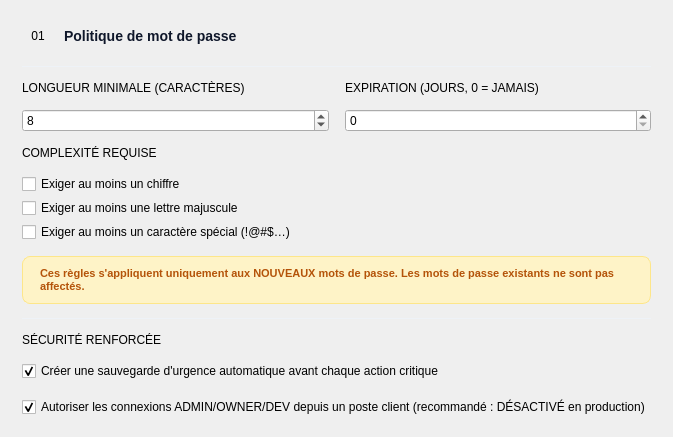
                                                            <widget class="QFrame" name="section_card">
                                                                <layout class="QVBoxLayout" name="secSecuLayout">
                                                                    <property name="spacing">
                                                                        <number>14</number>
                                                                    </property>
                                                                    <property name="leftMargin">
                                                                        <number>22</number>
                                                                    </property>
                                                                    <property name="topMargin">
                                                                        <number>20</number>
                                                                    </property>
                                                                    <property name="rightMargin">
                                                                        <number>22</number>
                                                                    </property>
                                                                    <property name="bottomMargin">
                                                                        <number>20</number>
                                                                    </property>
                                                                    <item>
                                                                        <layout class="QHBoxLayout" name="secSecuHeader">
                                                                            <property name="spacing">
                                                                                <number>10</number>
                                                                            </property>
                                                                            <item>
                                                                                <widget class="QLabel" name="secSecuIcon">
                                                                                    <property name="minimumSize">
                                                                                        <size>
                                                                                            <width>32</width>
                                                                                            <height>32</height>
                                                                                        </size>
                                                                                    </property>
                                                                                    <property name="maximumSize">
                                                                                        <size>
                                                                                            <width>32</width>
                                                                                            <height>32</height>
                                                                                        </size>
                                                                                    </property>
                                                                                    <property name="styleSheet">
                                                                                        <string notr="true">QLabel#section_icon { background: #e0f2fe; color: #023E8A; border-radius: 8px; padding: 6px; font-size: 12px; font-weight: 800; }</string>
                                                                                    </property>
                                                                                    <property name="text">
                                                                                        <string>01</string>
                                                                                    </property>
                                                                                    <property name="alignment">
                                                                                        <set>Qt::AlignmentFlag::AlignCenter</set>
                                                                                    </property>
                                                                                </widget>
                                                                            </item>
                                                                            <item>
                                                                                <widget class="QLabel" name="secSecuTitle">
                                                                                    <property name="styleSheet">
                                                                                        <string notr="true">color: #0f172a; font-size: 14px; font-weight: 800;</string>
                                                                                    </property>
                                                                                    <property name="text">
                                                                                        <string>Politique de mot de passe</string>
                                                                                    </property>
                                                                                </widget>
                                                                            </item>
                                                                            <item>
                                                                                <spacer name="secSecuSpacer">
                                                                                    <property name="orientation">
                                                                                        <enum>Qt::Orientation::Horizontal</enum>
                                                                                    </property>
                                                                                    <property name="sizeHint" stdset="0">
                                                                                        <size>
                                                                                            <width>40</width>
                                                                                            <height>20</height>
                                                                                        </size>
                                                                                    </property>
                                                                                </spacer>
                                                                            </item>
                                                                        </layout>
                                                                    </item>
                                                                    <item>
                                                                        <widget class="QFrame" name="sepSec">
                                                                            <property name="maximumSize">
                                                                                <size>
                                                                                    <width>16777215</width>
                                                                                    <height>1</height>
                                                                                </size>
                                                                            </property>
                                                                            <property name="styleSheet">
                                                                                <string notr="true">QFrame#sepSec { background: #eef2f7; border: none; max-height: 1px; }</string>
                                                                            </property>
                                                                            <property name="frameShape">
                                                                                <enum>QFrame::Shape::HLine</enum>
                                                                            </property>
                                                                            <property name="frameShadow">
                                                                                <enum>QFrame::Shadow::Plain</enum>
                                                                            </property>
                                                                        </widget>
                                                                    </item>
                                                                    <item>
                                                                        <layout class="QGridLayout" name="securiteGrid">
                                                                            <property name="horizontalSpacing">
                                                                                <number>16</number>
                                                                            </property>
                                                                            <property name="verticalSpacing">
                                                                                <number>14</number>
                                                                            </property>
                                                                            <item row="0" column="0">
                                                                                <widget class="QLabel" name="lbl_pwd_min">
                                                                                    <property name="text">
                                                                                        <string>LONGUEUR MINIMALE (CARACTÈRES)</string>
                                                                                    </property>
                                                                                    <property name="fieldLabel" stdset="0">
                                                                                        <bool>true</bool>
                                                                                    </property>
                                                                                </widget>
                                                                            </item>
                                                                            <item row="1" column="0">
                                                                                <widget class="QSpinBox" name="spin_pwd_min">
                                                                                    <property name="minimum">
                                                                                        <number>4</number>
                                                                                    </property>
                                                                                    <property name="maximum">
                                                                                        <number>32</number>
                                                                                    </property>
                                                                                    <property name="value">
                                                                                        <number>8</number>
                                                                                    </property>
                                                                                </widget>
                                                                            </item>
                                                                            <item row="0" column="1">
                                                                                <widget class="QLabel" name="lbl_pwd_exp">
                                                                                    <property name="text">
                                                                                        <string>EXPIRATION (JOURS, 0 = JAMAIS)</string>
                                                                                    </property>
                                                                                    <property name="fieldLabel" stdset="0">
                                                                                        <bool>true</bool>
                                                                                    </property>
                                                                                </widget>
                                                                            </item>
                                                                            <item row="1" column="1">
                                                                                <widget class="QSpinBox" name="spin_pwd_exp">
                                                                                    <property name="maximum">
                                                                                        <number>3650</number>
                                                                                    </property>
                                                                                    <property name="value">
                                                                                        <number>0</number>
                                                                                    </property>
                                                                                </widget>
                                                                            </item>
                                                                        </layout>
                                                                    </item>
                                                                    <item>
                                                                        <widget class="QLabel" name="lbl_complexite">
                                                                            <property name="text">
                                                                                <string>COMPLEXITÉ REQUISE</string>
                                                                            </property>
                                                                            <property name="fieldLabel" stdset="0">
                                                                                <bool>true</bool>
                                                                            </property>
                                                                        </widget>
                                                                    </item>
                                                                    <item>
                                                                        <layout class="QVBoxLayout" name="complexityLayout">
                                                                            <property name="spacing">
                                                                                <number>4</number>
                                                                            </property>
                                                                            <item>
                                                                                <widget class="QCheckBox" name="chk_require_digit">
                                                                                    <property name="text">
                                                                                        <string>Exiger au moins un chiffre</string>
                                                                                    </property>
                                                                                </widget>
                                                                            </item>
                                                                            <item>
                                                                                <widget class="QCheckBox" name="chk_require_upper">
                                                                                    <property name="text">
                                                                                        <string>Exiger au moins une lettre majuscule</string>
                                                                                    </property>
                                                                                </widget>
                                                                            </item>
                                                                            <item>
                                                                                <widget class="QCheckBox" name="chk_require_special">
                                                                                    <property name="text">
                                                                                        <string>Exiger au moins un caractère spécial (!@#$…)</string>
                                                                                    </property>
                                                                                </widget>
                                                                            </item>
                                                                        </layout>
                                                                    </item>
                                                                    <item>
                                                                        <widget class="QLabel" name="lbl_secu_info">
                                                                            <property name="styleSheet">
                                                                                <string notr="true">color: #b45309; font-size: 11px; font-weight: 600; background: #fef3c7; border: 1px solid #fde68a; border-radius: 8px; padding: 10px 14px;</string>
                                                                            </property>
                                                                            <property name="text">
                                                                                <string>Ces règles s'appliquent uniquement aux NOUVEAUX mots de passe. Les mots de passe existants ne sont pas affectés.</string>
                                                                            </property>
                                                                            <property name="wordWrap">
                                                                                <bool>true</bool>
                                                                            </property>
                                                                        </widget>
                                                                    </item>
                                                                    <item>
                                                                        <widget class="QFrame" name="sepSec2">
                                                                            <property name="maximumSize">
                                                                                <size>
                                                                                    <width>16777215</width>
                                                                                    <height>1</height>
                                                                                </size>
                                                                            </property>
                                                                            <property name="styleSheet">
                                                                                <string notr="true">QFrame#sepSec2 { background: #eef2f7; border: none; max-height: 1px; }</string>
                                                                            </property>
                                                                            <property name="frameShape">
                                                                                <enum>QFrame::Shape::HLine</enum>
                                                                            </property>
                                                                            <property name="frameShadow">
                                                                                <enum>QFrame::Shadow::Plain</enum>
                                                                            </property>
                                                                        </widget>
                                                                    </item>
                                                                    <item>
                                                                        <layout class="QVBoxLayout" name="seuilLayout_4">
                                                                            <property name="spacing">
                                                                                <number>14</number>
                                                                            </property>
                                                                            <item>
                                                                                <widget class="QLabel" name="lbl_seuil_title_4">
                                                                                    <property name="text">
                                                                                        <string>SÉCURITÉ RENFORCÉE</string>
                                                                                    </property>
                                                                                    <property name="fieldLabel" stdset="0">
                                                                                        <bool>true</bool>
                                                                                    </property>
                                                                                </widget>
                                                                            </item>
                                                                            <item>
                                                                                <layout class="QVBoxLayout" name="verticalLayout">
                                                                                    <property name="spacing">
                                                                                        <number>16</number>
                                                                                    </property>
                                                                                    <item>
                                                                                        <widget class="QCheckBox" name="chk_backup_urgence">
                                                                                            <property name="text">
                                                                                                <string>Créer une sauvegarde d'urgence automatique avant chaque action critique</string>
                                                                                            </property>
                                                                                            <property name="checked">
                                                                                                <bool>true</bool>
                                                                                            </property>
                                                                                        </widget>
                                                                                    </item>
                                                                                    <item>
                                                                                        <widget class="QCheckBox" name="chk_allow_admin_client">
                                                                                            <property name="text">
                                                                                                <string>Autoriser les connexions ADMIN/OWNER/DEV depuis un poste client (recommandé : DÉSACTIVÉ en production)</string>
                                                                                            </property>
                                                                                            <property name="checked">
                                                                                                <bool>true</bool>
                                                                                            </property>
                                                                                        </widget>
                                                                                    </item>
                                                                                </layout>
                                                                            </item>
                                                                        </layout>
                                                                    </item>
                                                                </layout>
                                                            </widget>
